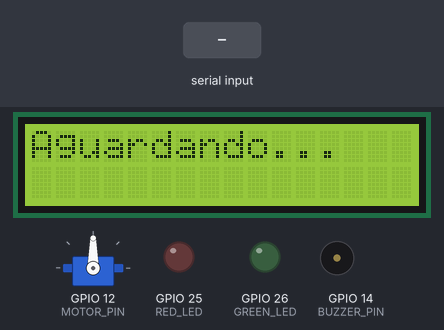
Bench run of a sketch on a simulated ESP32. Shown: servo, 16×2 character LCD, output pins drawn as LEDs (lit = HIGH), buzzer (waves = sounding, pin HIGH). Inputs (shaded band) come from the test bench. WiFi joins after 1.5 s; servers stay silent unless stated; no MQTT or app messages arrive unless stated; what the sketch prints to the serial monitor is not drawn.

Above: at 5.8 s.
5.9 s: "04 3B 1D 5E 72 3D 80\n" received over Serial
At 7.3 s:
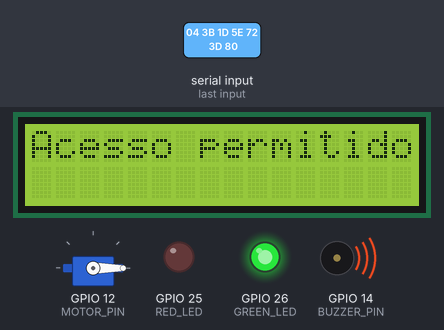
8.4 s: "1\n" received over Serial
At 11.1 s:
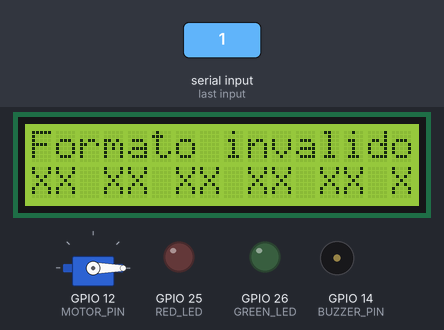
11.4 s: "04 3B 1D 5E 72 3D 80\n" received over Serial
At 14.3 s:
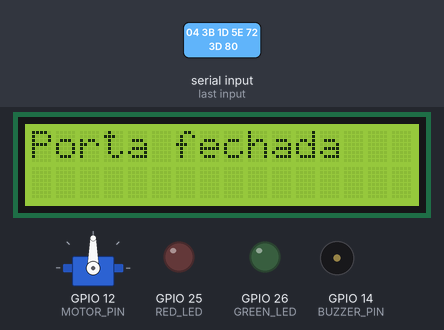
14.4 s: "0\n" received over Serial
At 16.9 s:
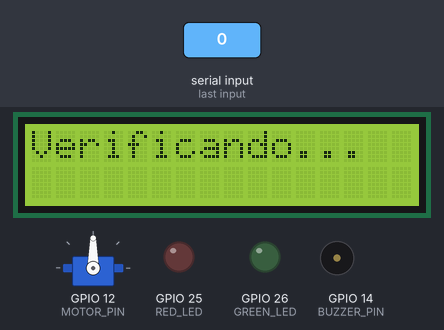
17.4 s: "2\n" received over Serial
Timing chart, 0 to 20.4 s (numbered marks = the images above; inputs shaded):
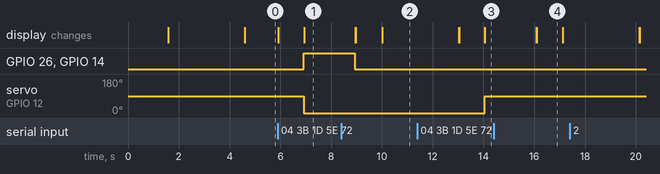

Measured:
- after the input at 5.9 s, GPIO 26 (GREEN_LED), GPIO 14 (BUZZER_PIN): LOW → HIGH after 1.0 s; servo on GPIO 12 (MOTOR_PIN): 90° → 0° after 1.0 s; the display: first changes at once (image 1 shows a later state)
- after the input at 8.4 s, the display: first differs from a run without the input after 0.57 s (image 2 shows a later state)
- after the input at 11.4 s, servo on GPIO 12 (MOTOR_PIN): 0° → 90° after 2.6 s; the display: first differs from a run without the input after 1.6 s (image 3 shows a later state)
- after the input at 14.4 s, the display: first differs from a run without the input after 1.7 s (image 4)
- what the display in image 4 shows lasts 1.0 s, from 16.1 s to 17.1 s

The sketch:

simulacao.ino
```cpp
// OBS: Esse foi o código utilizado na simulação, lembrando que
//foram feitas alterações pois dentro da plataforma do Wokiwi não existe
//o RFC522, logo fizemos uma adaptação para o funcionamento do projeto


#include <Arduino.h>
#include <WiFi.h>
#include <PubSubClient.h>
#include <ESP32Servo.h>
#include <Wire.h>
#include <LiquidCrystal_I2C.h>

// Configurações Wi-Fi e MQTT
const char* SSID = "Wokwi-GUEST";
const char* PASSWORD = "";
const char* BROKER_MQTT = "130.131.16.56";
const int BROKER_PORT = 1883;

const char* TOPICO_SUBSCRIBE = "/TEF/NEXUScode2/cmd";
const char* TOPICO_PUBLISH_1 = "/TEF/NEXUScode2/attrs/a";
const char* TOPICO_PUBLISH_2 = "/TEF/NEXUScode2/attrs/n";
const char* ID_MQTT = "fiware_code";

// Pinos
#define BUZZER_PIN   14
#define GREEN_LED    26
#define RED_LED      25
#define MOTOR_PIN    12

WiFiClient espClient;
PubSubClient MQTT(espClient);
Servo motor;
LiquidCrystal_I2C lcd(0x27, 16, 2);

String ultimoCartao = "";
bool portaAberta = false;

// --- Funções de Conexão ---

void initWiFi() {
  delay(10);
  Serial.println("Conectando-se ao Wi-Fi...");
  WiFi.begin(SSID, PASSWORD);
  while (WiFi.status() != WL_CONNECTED) {
    delay(500);
    Serial.print(".");
  }
  Serial.println("Wi-Fi conectado. IP: ");
  Serial.println(WiFi.localIP());
}

void initMQTT() {
  MQTT.setServer(BROKER_MQTT, BROKER_PORT);
  MQTT.setCallback(mqtt_callback);
}

void mqtt_callback(char* topic, byte* payload, unsigned int length) {
  // Callback reservado para comandos futuros via MQTT
}

void reconnectMQTT() {
  while (!MQTT.connected()) {
    Serial.print("Conectando ao MQTT...");
    if (MQTT.connect(ID_MQTT)) {
      Serial.println("Conectado.");
      MQTT.subscribe(TOPICO_SUBSCRIBE);
    } else {
      Serial.print("Erro: ");
      Serial.print(MQTT.state());
      Serial.println(" tentando novamente em 2 segundos...");
      delay(2000);
    }
  }
}

// --- Funções de Interface ---

void mostrarTelaDeEspera() {
  lcd.clear();
  lcd.setCursor(0, 0);
  lcd.print("Aguardando...");
  Serial.println("Passe o cartao (formato: XX XX XX XX XX XX XX):");
}

void mostrarTelaAguardandoFechamento(String id) {
  lcd.clear();
  lcd.setCursor(0, 0);
  lcd.print("Passe o mesmo ID");
  Serial.println("Aguardando o mesmo cartao para fechar.");
}

// --- Função Setup ---

void setup() {
  Serial.begin(115200);

  initWiFi();         // Primeiro Wi-Fi
  initMQTT();         // Depois MQTT

  // Inicialização dos pinos
  pinMode(BUZZER_PIN, OUTPUT);
  pinMode(GREEN_LED, OUTPUT);
  pinMode(RED_LED, OUTPUT);

  digitalWrite(BUZZER_PIN, LOW);
  digitalWrite(GREEN_LED, LOW);
  digitalWrite(RED_LED, LOW);

  // Inicialização do motor
  motor.setPeriodHertz(50);
  motor.attach(MOTOR_PIN, 500, 2400);
  motor.write(90); // porta fechada

  // LCD
  lcd.init();
  lcd.backlight();
  lcd.setCursor(0, 0);
  lcd.print("  Code Nexus");

  delay(3000);
  mostrarTelaDeEspera();
}

// --- Loop Principal ---

void loop() {
  if (!MQTT.connected()) reconnectMQTT();
  MQTT.loop();

  if (Serial.available()) {
    String input = Serial.readStringUntil('\n');
    input.trim();

    lcd.clear();
    lcd.setCursor(0, 0);
    lcd.print("Verificando...");
    delay(1000);

    if (isValidFormat(input)) {
      if (portaAberta && input.equals(ultimoCartao)) {
        Serial.println("Fechando a porta...");
        motor.write(90);
        lcd.clear();
        lcd.setCursor(0, 0);
        lcd.print("Porta fechada");
        delay(2000);
        mostrarTelaDeEspera();
        portaAberta = false;
        ultimoCartao = "";
      } else if (!portaAberta && input.equals("04 3B 1D 5E 72 3D 80")) {
        accessGranted(input);
      } else {
        accessDenied(input);
      }
    } else {
      Serial.println("Formato inválido.");
      lcd.clear();
      lcd.setCursor(0, 0);
      lcd.print("Formato invalido");
      lcd.setCursor(0, 1);
      lcd.print("XX XX XX XX XX XX XX");
      delay(3000);
      mostrarTelaDeEspera();
    }
  }
}

// --- Funções de Validação e Ação ---

bool isValidFormat(String input) {
  if (input.length() == 20) {
    for (int i = 0; i < input.length(); i++) {
      if ((i + 1) % 3 == 0) {
        if (input.charAt(i) != ' ') return false;
      } else {
        if (!isHexadecimalDigit(input.charAt(i))) return false;
      }
    }
    return true;
  }
  return false;
}

void accessGranted(String input) {
  Serial.println("Access granted!");
  digitalWrite(BUZZER_PIN, HIGH);
  digitalWrite(GREEN_LED, HIGH);
  motor.write(0);

  lcd.clear();
  lcd.setCursor(0, 0);
  lcd.print("Acesso permitido");

  delay(2000);
  digitalWrite(BUZZER_PIN, LOW);
  digitalWrite(GREEN_LED, LOW);

  portaAberta = true;
  ultimoCartao = input;

  // Publica o ID aceito no tópico apropriado
  MQTT.publish(TOPICO_PUBLISH_1, input.c_str());
  mostrarTelaAguardandoFechamento(input);
}

void accessDenied(String input) {
  Serial.println("Access denied!");
  digitalWrite(BUZZER_PIN, HIGH);
  digitalWrite(RED_LED, HIGH);

  lcd.clear();
  lcd.setCursor(0, 0);
  lcd.print("Acesso negado");
  lcd.setCursor(0, 1);
  lcd.print("UID invalido");

  delay(3000);
  digitalWrite(BUZZER_PIN, LOW);
  digitalWrite(RED_LED, LOW);

  // Envia o ID inválido ao tópico de negado
  MQTT.publish(TOPICO_PUBLISH_2, input.c_str());
  mostrarTelaDeEspera();
}
```
